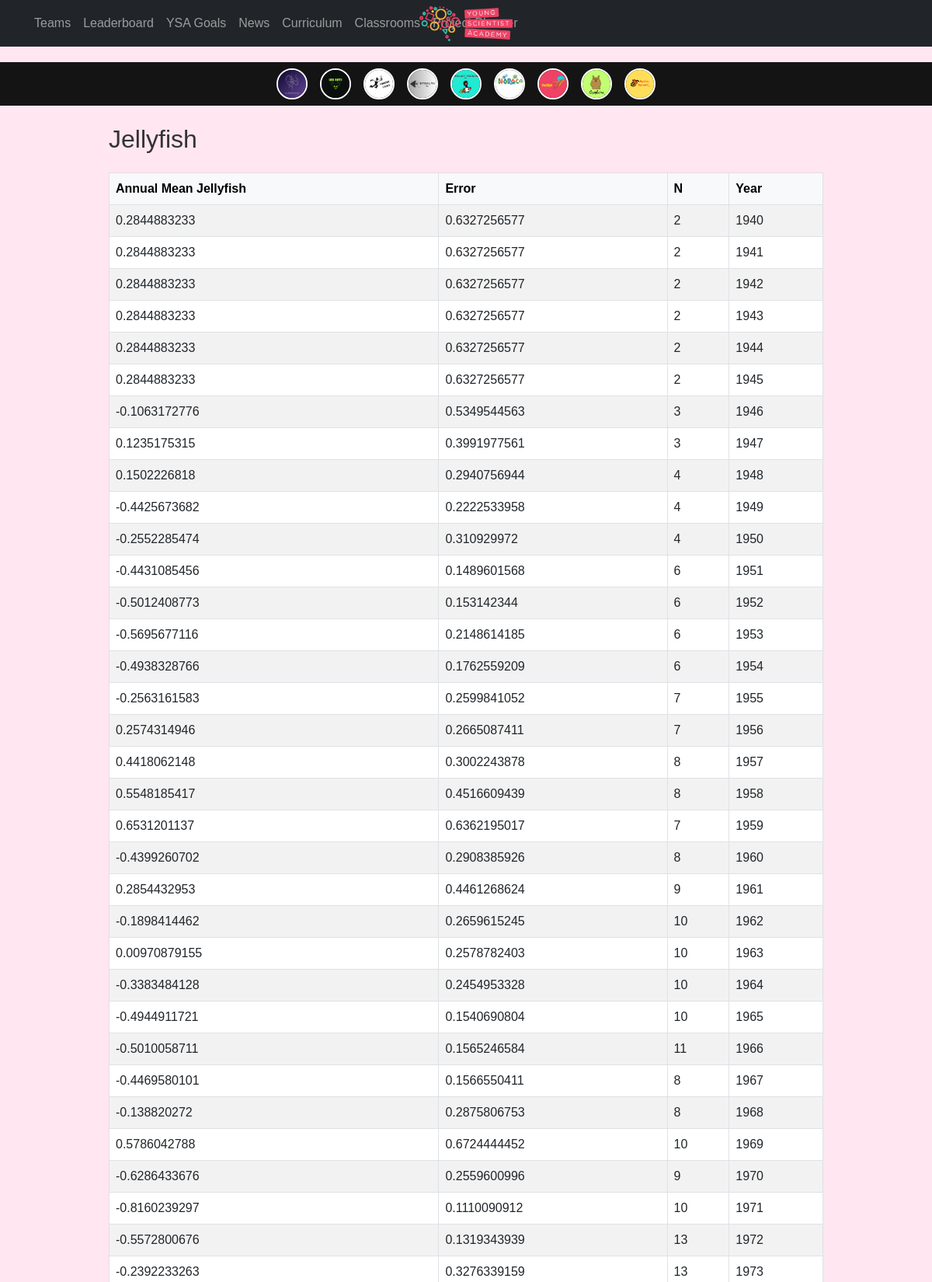
Page /programs/datasets/2/ (upper part) on the committed database.
### teams/models.py (models this page shows, shortened)
class Team(models.Model):
    name = models.CharField(max_length=100, unique=True)
    logo = models.ImageField(upload_to="team_logos/", blank=True, null=True)
    members = models.ManyToManyField(
        settings.AUTH_USER_MODEL, related_name='teams_members', blank=True
    )
    created_at = models.DateTimeField(auto_now_add=True)
    description = models.TextField(blank=True)
    max_members = models.IntegerField(default=15)
    class Meta:
        ordering = ["-created_at"]
        verbose_name = "Team"
        verbose_name_plural = "Teams"
    @property
    def total_points(self):
        return self.team_points_from_teams_app.aggregate(
            total_points=Sum("points_earned")
        )["total_points"] or 0
    def get_logo_url(self):
        if self.logo:
            return self.logo.url
        filename_png = f"{self.name.lower().replace(' ', '_')}.png"
        filename_jpg = f"{self.name.lower().replace(' ', '_')}.jpg"
        if os.path.exists(os.path.join(settings.MEDIA_ROOT, "team_logos", filename_png)):
            return settings.MEDIA_URL + "team_logos/" + filename_png
        if os.path.exists(os.path.join(settings.MEDIA_ROOT, "team_logos", filename_jpg)):
            return settings.MEDIA_URL + "team_logos/" + filename_jpg
        return settings.STATIC_URL + "default_team_logo.png"

### programs/models.py (models this page shows, shortened)
class Dataset(models.Model):
    name = models.CharField(max_length=255)
    description = models.TextField(blank=True)
    goal = models.ForeignKey(Goal, related_name='datasets', on_delete=models.CASCADE)
    uploaded_csv = models.FileField(upload_to='datasets/', blank=True, null=True)
    created_at = models.DateTimeField(auto_now_add=True)

class DataRow(models.Model):
    dataset = models.ForeignKey(Dataset, related_name='rows', on_delete=models.CASCADE)
    data = models.JSONField()  # stores each row as {col1: value, col2: value}

### programs/views.py (the view)
# urls.py: path('datasets/<int:pk>/', views.dataset_detail, name='dataset_detail'),
def dataset_detail(request, pk):
    dataset = get_object_or_404(Dataset, pk=pk)
    rows = dataset.rows.all()
    columns = set()
    for row in rows:
        columns.update(row.data.keys())
    columns = sorted(columns)
    return render(request, 'dataset_detail.html', {
        'dataset': dataset,
        'rows': rows,
        'columns': columns
    })

### programs/templatetags/program_tags.py (called while the page is built)
@register.filter
def get_item(dictionary, key):
    return dictionary.get(key, "")

### teams/context_processors.py (called while the page is built)
def team_logos(request):
    teams = list(Team.objects.all())  # Convert QuerySet to list
    teams.sort(key=lambda team: team.total_points, reverse=True)  # Sort manually  # ✅ Order by team ranking
    return {'teams': teams}

### users/context_processors.py (called while the page is built, shortened)
def user_level_and_team(request):
    user = request.user
    if not user.is_authenticated:
        return {}

### programs/templates/dataset_detail.html (shortened to what this page needs)
{% extends "core/base.html" %}
{% load program_tags %}
{% block content %}
<div class="container py-4">
  <h2 class="mb-3">{{ dataset.name }}</h2>
  {% if rows %}
    <div class="table-responsive mt-4">
      <table class="table table-bordered table-striped bg-white">
        <thead class="table-light">
          <tr>
            {% for col in columns %}
              <th>{{ col }}</th>
            {% endfor %}
          </tr>
        </thead>
        <tbody>
          {% for row in rows %}
            <tr>
              {% for col in columns %}
                <td>{{ row.data|get_item:col }}</td>
              {% endfor %}
            </tr>
          {% endfor %}
        </tbody>
      </table>
    </div>
  {% else %}
    <p class="text-muted mt-4">No data rows available for this dataset yet.</p>
  {% endif %}
</div>
{% endblock %}

### core/templates/core/base.html (shortened to what this page needs)
{% load static %}
<!DOCTYPE html>
<html lang="en">
<head>
    <link href="https://cdn.jsdelivr.net/npm/bootstrap@5.3.0/dist/css/bootstrap.min.css" rel="stylesheet">
    <link rel="stylesheet" href="{% static 'css/styles.css' %}">
</head>
<body>
<nav class="navbar navbar-expand-lg navbar-dark bg-dark fixed-top">
    <div class="w-100 d-flex justify-content-between align-items-center px-3">
        <div class="d-flex align-items-center">
        <div class="collapse navbar-collapse" id="navbarNav">
            <ul class="navbar-nav">
            <li class="nav-item">
                <a class="nav-link {% if request.path == '/teams/' %}active{% endif %}" href="{% url 'teams:team_overview' %}">Teams</a>
            </li>
            <li class="nav-item">
                <a class="nav-link {% if request.path == '/leaderboard/' %}active{% endif %}" href="{% url 'leaderboard:student_leaderboard' %}">
                    Leaderboard
                </a>
            </li>
            <li class="nav-item">
                <a class="nav-link {% if request.path == '/programs/' %}active{% endif %}" href="{% url 'programs:goal_list' %}">YSA Goals</a>
            </li>
            <li class="nav-item">
                <a class="nav-link {% if request.path == '/news/' %}active{% endif %}" href="{% url 'news:news' %}">News</a>
            </li>
            <li class="nav-item">
                <a class="nav-link {% if request.path == '/curriculum/' %}active{% endif %}" href="{% url 'curriculum:home' %}">Curriculum</a>
            </li>
            <li class="nav-item">
                <a class="nav-link {% if request.path == '/classrooms/' %}active{% endif %}" href="{% url 'classrooms:dashboard' %}">Classrooms</a>
            </li>
            <li class="nav-item">
                <a class="nav-link {% if request.path == '/project_planner/' %}active{% endif %}" href="{% url 'project_planner:home' %}">Project Planner</a>
            </li>
            </ul>
        </div>
        </div>
    <a class="navbar-brand position-absolute start-50 translate-middle-x" href="{% url 'home' %}">
      <img src="{% static 'images/logo.png' %}" alt="logo" class="logo" style="max-height: 50px;">
    </a>
  </div>
</nav>
    {% if teams %}
    <div class="team-logos-nav">
        {% for team in teams %}
            <a href="{% url 'teams:team_detail' team.id %}" class="team-logo-link">
                <img src="{{ team.get_logo_url }}" alt="{{ team.name }}" class="team-logo-small">
            </a>
        {% endfor %}
    </div>
    {% endif %}
    <div class="content-container">
        {% block content %}{% endblock %}
    </div>
</body>
</html>
</body>
</html>

### core/static/css/styles.css (style rules this page uses)
body { background-color: #ffe6f0; font-family: 'Arial', sans-serif; color: #333; }
.team-logos-nav { display: flex; justify-content: center; align-items: center; background: #151414; padding: 8px; position: relative; z-index: 999; margin-top: 80px; }
.navbar { position: fixed; top: 0; left: 0; right: 0; width: 100%; z-index: 1050; background-color: #333333; padding: 10px 20px; display: flex; align-items: center; justify-content: space-between; }
.navbar-brand { font-weight: bold; color: #ffffff; font-size: 1.2rem; margin-right: auto; position: absolute; left: 50%; transform: translateX(-50%); z-index: 1; }
.navbar-collapse { background-color: transparent; padding: 0; box-shadow: none; border: none; }
.team-logo-link { margin: 0 8px; text-decoration: none; }
.team-logo-small { width: 40px; height: 40px; border-radius: 50%; border: 2px solid white; object-fit: cover; transition: transform 0.2s ease-in-out; }
.container { max-width: 960px; padding: 20px; }
.logo { max-width: 120px; height: auto; display: block; margin: 10px auto; }
h1, h2, h3, h4, h5, h6 { color: #333; }
p, li { color: #555; }

### rows in the picture
Team: shows a picture
Team: shows a picture
Team: shows a picture
Team: shows a picture
Team: shows a picture
Team: shows a picture
Team: shows a picture
Team: shows a picture
Team: shows a picture
Dataset: name "Jellyfish"
DataRow: data|get_item "0.2844883233" "0.6327256577" "2" "1940"
DataRow: data|get_item "0.2844883233" "0.6327256577" "2" "1941"
DataRow: data|get_item "0.2844883233" "0.6327256577" "2" "1942"
DataRow: data|get_item "0.2844883233" "0.6327256577" "2" "1943"
DataRow: data|get_item "0.2844883233" "0.6327256577" "2" "1944"
DataRow: data|get_item "0.2844883233" "0.6327256577" "2" "1945"
DataRow: data|get_item "-0.1063172776" "0.5349544563" "3" "1946"
DataRow: data|get_item "0.1235175315" "0.3991977561" "3" "1947"
DataRow: data|get_item "0.1502226818" "0.2940756944" "4" "1948"
DataRow: data|get_item "-0.4425673682" "0.2222533958" "4" "1949"
DataRow: data|get_item "-0.2552285474" "0.310929972" "4" "1950"
DataRow: data|get_item "-0.4431085456" "0.1489601568" "6" "1951"
DataRow: data|get_item "-0.5012408773" "0.153142344" "6" "1952"
DataRow: data|get_item "-0.5695677116" "0.2148614185" "6" "1953"
DataRow: data|get_item "-0.4938328766" "0.1762559209" "6" "1954"
DataRow: data|get_item "-0.2563161583" "0.2599841052" "7" "1955"
DataRow: data|get_item "0.2574314946" "0.2665087411" "7" "1956"
DataRow: data|get_item "0.4418062148" "0.3002243878" "8" "1957"
DataRow: data|get_item "0.5548185417" "0.4516609439" "8" "1958"
DataRow: data|get_item "0.6531201137" "0.6362195017" "7" "1959"
DataRow: data|get_item "-0.4399260702" "0.2908385926" "8" "1960"
DataRow: data|get_item "0.2854432953" "0.4461268624" "9" "1961"
DataRow: data|get_item "-0.1898414462" "0.2659615245" "10" "1962"
DataRow: data|get_item "0.00970879155" "0.2578782403" "10" "1963"
DataRow: data|get_item "-0.3383484128" "0.2454953328" "10" "1964"
DataRow: data|get_item "-0.4944911721" "0.1540690804" "10" "1965"
DataRow: data|get_item "-0.5010058711" "0.1565246584" "11" "1966"
DataRow: data|get_item "-0.4469580101" "0.1566550411" "8" "1967"
DataRow: data|get_item "-0.138820272" "0.2875806753" "8" "1968"
DataRow: data|get_item "0.5786042788" "0.6724444452" "10" "1969"
DataRow: data|get_item "-0.6286433676" "0.2559600996" "9" "1970"
DataRow: data|get_item "-0.8160239297" "0.1110090912" "10" "1971"
DataRow: data|get_item "-0.5572800676" "0.1319343939" "13" "1972"
DataRow: data|get_item "-0.2392233263" "0.3276339159" "13" "1973"

### other values in the picture
{{ col }} "Annual Mean Jellyfish" "Error" "N" "Year"
